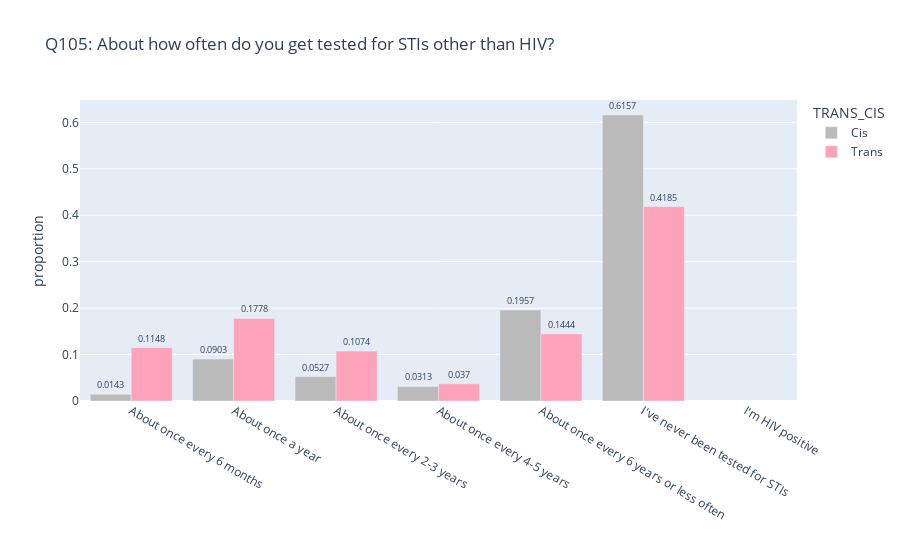
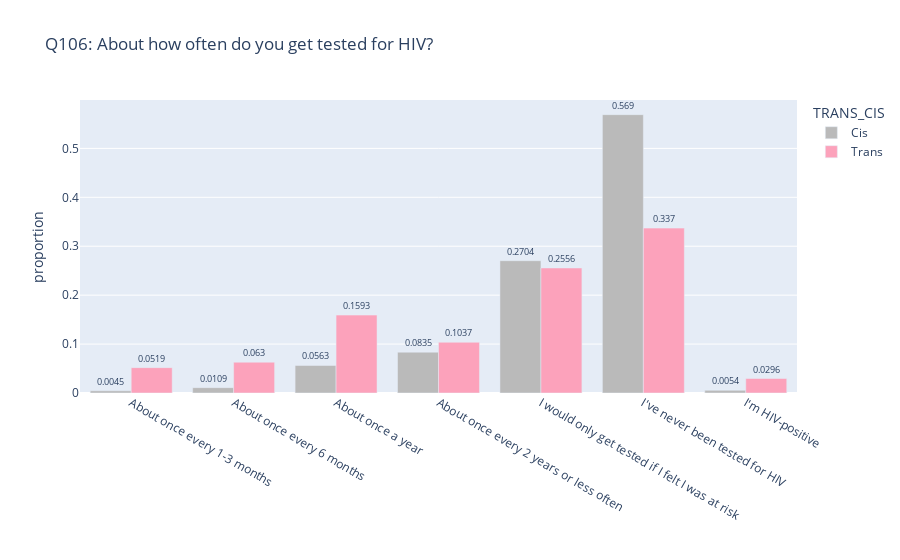
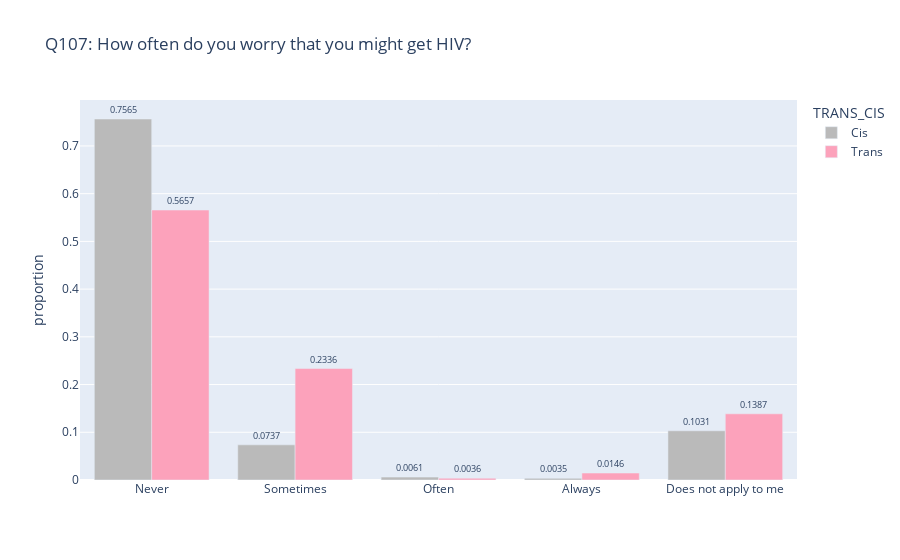
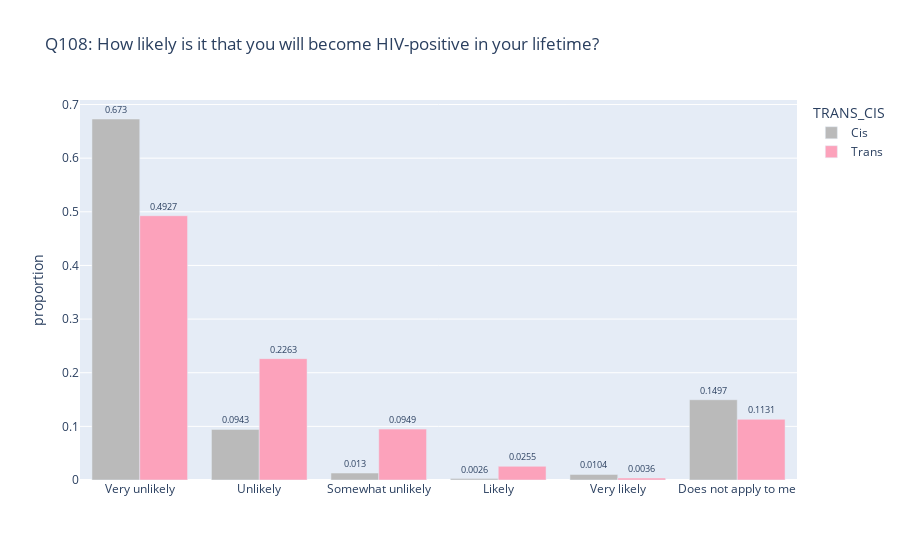

The code cell stored with these charts, in order, in its notebook:
### Code cell
for q in hivqs:
    hivq = hiv[['TRANS_CIS', q, 'SEX']]
    trans_vs_cis(hivq, q).show()

### Figure 1 — Plotly figure (JSON) as saved in the notebook; plotly's stock layout.template omitted (floating-point values rounded to 4 significant figures)
{"data": [{"alignmentgroup": "True", "hovertemplate": "TRANS_CIS=Cis<br>Q105=%{x}<br>value=%{y}<br>text=%{text}<extra></extra>", "legendgroup": "Cis", "marker": {"color": "#bababa", "pattern": {"shape": ""}}, "name": "Cis", "offsetgroup": "Cis", "orientation": "v", "showlegend": true, "text": [0.0143, 0.0903, 0.0527, 0.0313, 0.1957, 0.6157, null], "textfont": {"size": 9}, "textposition": "outside", "type": "bar", "x": ["About once every 6 months", "About once a year", "About once every 2-3 years", "About once every 4-5 years", "About once every 6 years or less often", "I've never been tested for STIs", "I'm HIV positive"], "xaxis": "x", "y": [0.0143, 0.09026, 0.05273, 0.03128, 0.1957, 0.6157, null], "yaxis": "y"}, {"alignmentgroup": "True", "hovertemplate": "TRANS_CIS=Trans<br>Q105=%{x}<br>value=%{y}<br>text=%{text}<extra></extra>", "legendgroup": "Trans", "marker": {"color": "#fca2bb", "pattern": {"shape": ""}}, "name": "Trans", "offsetgroup": "Trans", "orientation": "v", "showlegend": true, "text": [0.1148, 0.1778, 0.1074, 0.037, 0.1444, 0.4185, null], "textfont": {"size": 9}, "textposition": "outside", "type": "bar", "x": ["About once every 6 months", "About once a year", "About once every 2-3 years", "About once every 4-5 years", "About once every 6 years or less often", "I've never been tested for STIs", "I'm HIV positive"], "xaxis": "x", "y": [0.1148, 0.1778, 0.1074, 0.03704, 0.1444, 0.4185, null], "yaxis": "y"}], "layout": {"barmode": "group", "legend": {"title": {"text": "TRANS_CIS"}, "tracegroupgap": 0}, "title": {"text": "Q105: About how often do you get tested for STIs other than HIV?"}, "xaxis": {"anchor": "y", "domain": [0, 1], "title": {"text": ""}}, "yaxis": {"anchor": "x", "domain": [0, 1], "title": {"text": "proportion"}}}}

### Figure 2 — Plotly figure (JSON) as saved in the notebook; plotly's stock layout.template omitted (floating-point values rounded to 4 significant figures)
{"data": [{"alignmentgroup": "True", "hovertemplate": "TRANS_CIS=Cis<br>Q106=%{x}<br>value=%{y}<br>text=%{text}<extra></extra>", "legendgroup": "Cis", "marker": {"color": "#bababa", "pattern": {"shape": ""}}, "name": "Cis", "offsetgroup": "Cis", "orientation": "v", "showlegend": true, "text": [0.0045, 0.0109, 0.0563, 0.0835, 0.2704, 0.569, 0.0054], "textfont": {"size": 9}, "textposition": "outside", "type": "bar", "x": ["About once every 1-3 months", "About once every 6 months", "About once a year", "About once every 2 years or less often", "I would only get tested if I felt I was at risk", "I've never been tested for HIV", "I'm HIV-positive"], "xaxis": "x", "y": [0.004537, 0.01089, 0.05626, 0.08348, 0.2704, 0.569, 0.005445], "yaxis": "y"}, {"alignmentgroup": "True", "hovertemplate": "TRANS_CIS=Trans<br>Q106=%{x}<br>value=%{y}<br>text=%{text}<extra></extra>", "legendgroup": "Trans", "marker": {"color": "#fca2bb", "pattern": {"shape": ""}}, "name": "Trans", "offsetgroup": "Trans", "orientation": "v", "showlegend": true, "text": [0.0519, 0.063, 0.1593, 0.1037, 0.2556, 0.337, 0.0296], "textfont": {"size": 9}, "textposition": "outside", "type": "bar", "x": ["About once every 1-3 months", "About once every 6 months", "About once a year", "About once every 2 years or less often", "I would only get tested if I felt I was at risk", "I've never been tested for HIV", "I'm HIV-positive"], "xaxis": "x", "y": [0.05185, 0.06296, 0.1593, 0.1037, 0.2556, 0.337, 0.02963], "yaxis": "y"}], "layout": {"barmode": "group", "legend": {"title": {"text": "TRANS_CIS"}, "tracegroupgap": 0}, "title": {"text": "Q106: About how often do you get tested for HIV?"}, "xaxis": {"anchor": "y", "domain": [0, 1], "title": {"text": ""}}, "yaxis": {"anchor": "x", "domain": [0, 1], "title": {"text": "proportion"}}}}

### Figure 3 — Plotly figure (JSON) as saved in the notebook; plotly's stock layout.template omitted (floating-point values rounded to 4 significant figures)
{"data": [{"alignmentgroup": "True", "hovertemplate": "TRANS_CIS=Cis<br>Q107=%{x}<br>value=%{y}<br>text=%{text}<extra></extra>", "legendgroup": "Cis", "marker": {"color": "#bababa", "pattern": {"shape": ""}}, "name": "Cis", "offsetgroup": "Cis", "orientation": "v", "showlegend": true, "text": [0.7565, 0.0737, 0.0061, 0.0035, 0.1031], "textfont": {"size": 9}, "textposition": "outside", "type": "bar", "x": ["Never", "Sometimes", "Often", "Always", "Does not apply to me"], "xaxis": "x", "y": [0.7565, 0.07366, 0.006066, 0.003466, 0.1031], "yaxis": "y"}, {"alignmentgroup": "True", "hovertemplate": "TRANS_CIS=Trans<br>Q107=%{x}<br>value=%{y}<br>text=%{text}<extra></extra>", "legendgroup": "Trans", "marker": {"color": "#fca2bb", "pattern": {"shape": ""}}, "name": "Trans", "offsetgroup": "Trans", "orientation": "v", "showlegend": true, "text": [0.5657, 0.2336, 0.0036, 0.0146, 0.1387], "textfont": {"size": 9}, "textposition": "outside", "type": "bar", "x": ["Never", "Sometimes", "Often", "Always", "Does not apply to me"], "xaxis": "x", "y": [0.5657, 0.2336, 0.00365, 0.0146, 0.1387], "yaxis": "y"}], "layout": {"barmode": "group", "legend": {"title": {"text": "TRANS_CIS"}, "tracegroupgap": 0}, "title": {"text": "Q107: How often do you worry that you might get HIV?"}, "xaxis": {"anchor": "y", "domain": [0, 1], "title": {"text": ""}}, "yaxis": {"anchor": "x", "domain": [0, 1], "title": {"text": "proportion"}}}}

### Figure 4 — Plotly figure (JSON) as saved in the notebook; plotly's stock layout.template omitted (floating-point values rounded to 4 significant figures)
{"data": [{"alignmentgroup": "True", "hovertemplate": "TRANS_CIS=Cis<br>Q108=%{x}<br>value=%{y}<br>text=%{text}<extra></extra>", "legendgroup": "Cis", "marker": {"color": "#bababa", "pattern": {"shape": ""}}, "name": "Cis", "offsetgroup": "Cis", "orientation": "v", "showlegend": true, "text": [0.673, 0.0943, 0.013, 0.0026, 0.0104, 0.1497], "textfont": {"size": 9}, "textposition": "outside", "type": "bar", "x": ["Very unlikely", "Unlikely", "Somewhat unlikely", "Likely", "Very likely", "Does not apply to me"], "xaxis": "x", "y": [0.673, 0.09429, 0.01298, 0.002595, 0.01038, 0.1497], "yaxis": "y"}, {"alignmentgroup": "True", "hovertemplate": "TRANS_CIS=Trans<br>Q108=%{x}<br>value=%{y}<br>text=%{text}<extra></extra>", "legendgroup": "Trans", "marker": {"color": "#fca2bb", "pattern": {"shape": ""}}, "name": "Trans", "offsetgroup": "Trans", "orientation": "v", "showlegend": true, "text": [0.4927, 0.2263, 0.0949, 0.0255, 0.0036, 0.1131], "textfont": {"size": 9}, "textposition": "outside", "type": "bar", "x": ["Very unlikely", "Unlikely", "Somewhat unlikely", "Likely", "Very likely", "Does not apply to me"], "xaxis": "x", "y": [0.4927, 0.2263, 0.09489, 0.02555, 0.00365, 0.1131], "yaxis": "y"}], "layout": {"barmode": "group", "legend": {"title": {"text": "TRANS_CIS"}, "tracegroupgap": 0}, "title": {"text": "Q108: How likely is it that you will become HIV-positive in your lifetime?"}, "xaxis": {"anchor": "y", "domain": [0, 1], "title": {"text": ""}}, "yaxis": {"anchor": "x", "domain": [0, 1], "title": {"text": "proportion"}}}}
